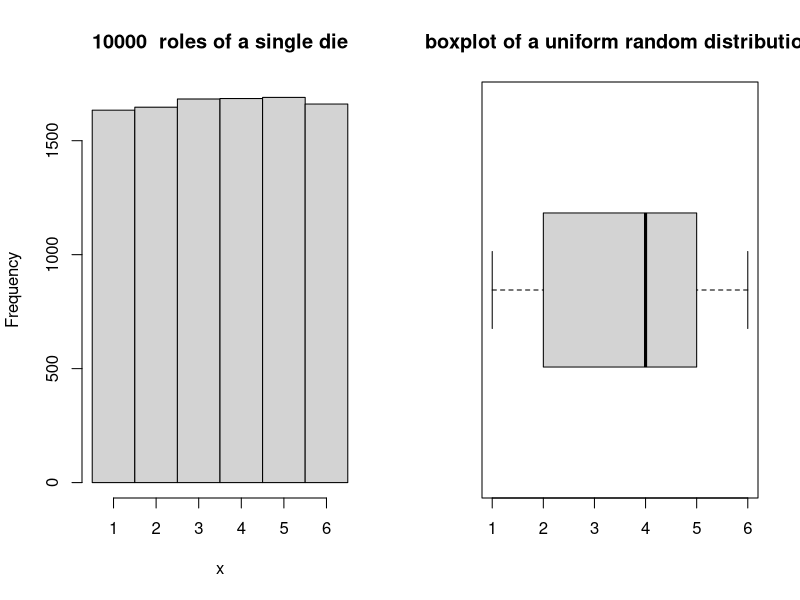
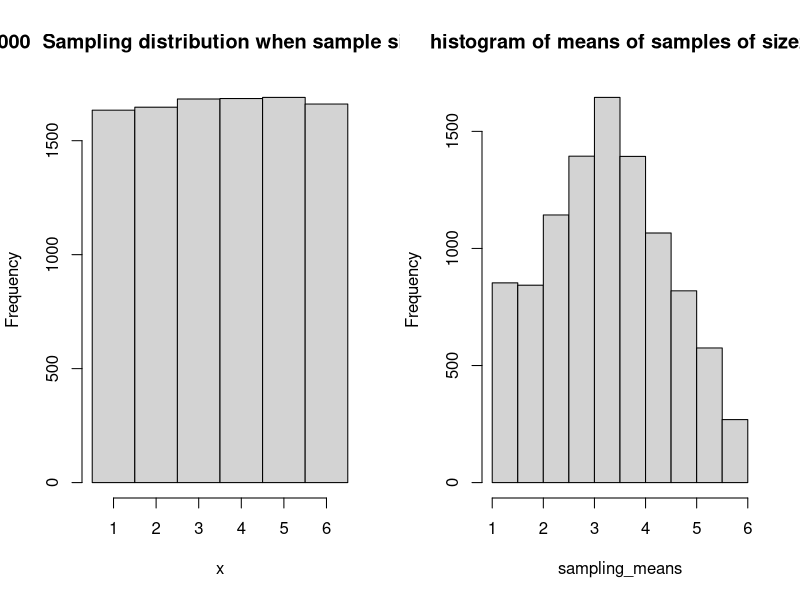
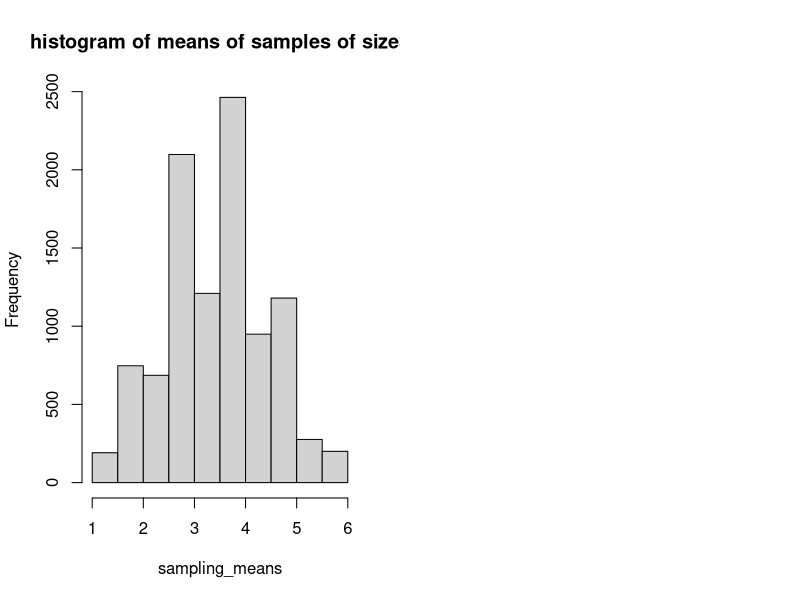

Write the R code that produced these figures, in order.
## ---- chunk 1
numoftimes = 10000
possibleSides <- 1:6
x <- as.integer(runif(numoftimes,1,7))
par(mfrow=c(1,2))
hist(x,main=paste( numoftimes," roles of a single die"),breaks=seq(1-.5,6+.5,1))
boxplot(x, horizontal=TRUE,range=1)
title("boxplot of a uniform random distribution")
## ---- chunk 2
mean(x)
var(x)
hist(x,main=paste( numoftimes," Sampling distribution when sample size is 1"),breaks=seq(1-.5,6+.5,1))
## ---- chunk 3
sampling_means<-c()
for(i in 1:10000){
  #roll the first die
die1<-floor(runif(1,min=1,max=7))
  #roll the second die
die2<-floor(runif(1,min=1,max=7))
sample_mean = sum(die1,die2)/2
sampling_means<-c(sampling_means,sample_mean)
}
hist(sampling_means,main = "histogram of means of samples of size2")
mean(sampling_means)
var(sampling_means)
## ---- chunk 4
sampling_means<-c()
for(i in 1:10000){
  #roll the first die
die1<-floor(runif(1,min=1,max=7))
  #roll the second die
die2<-floor(runif(1,min=1,max=7))

die3<-floor(runif(1,min=1,max=7))

sample_mean = sum(die1,die2,die3)/3
sampling_means<-c(sampling_means,sample_mean)
}
hist(sampling_means,main = "histogram of means of samples of size3")
mean(sampling_means)
var(sampling_means)
